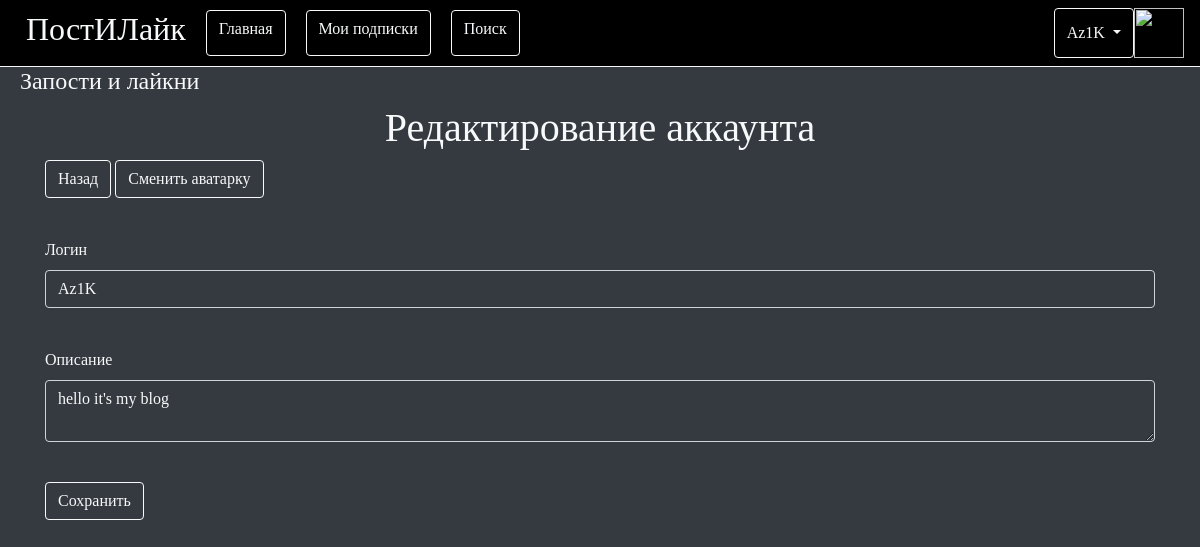
Page /edit_account (signed in) on the earlier database version.
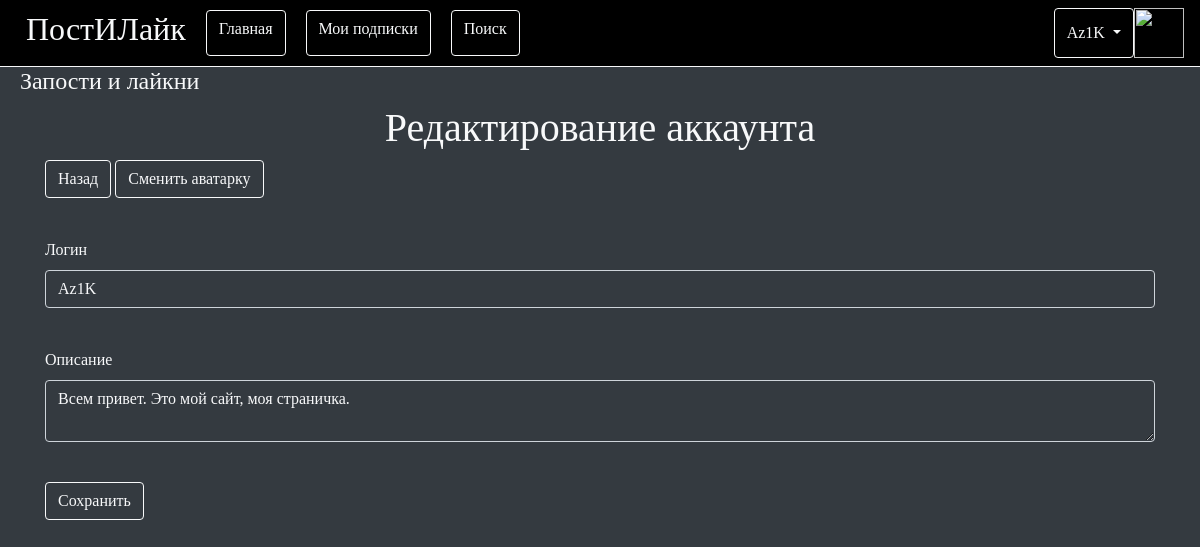
Same page on the later database version.
### data/users.py (models this page shows, shortened)
class User(SqlAlchemyBase, UserMixin, SerializerMixin):
    __tablename__ = 'users'
    id = sqlalchemy.Column(sqlalchemy.Integer, primary_key=True, autoincrement=True)
    login = sqlalchemy.Column(sqlalchemy.String)
    hashed_password = sqlalchemy.Column(sqlalchemy.String)
    registration_date = sqlalchemy.Column(sqlalchemy.DateTime)
    description = sqlalchemy.Column(sqlalchemy.String, default='')
    posts = orm.relation("Post", back_populates='author')
    liked_posts = orm.relation("Post", back_populates='liked_users')
    subscriptions = orm.relation(
        'User',
        secondary=subscriptions_list_table,
        primaryjoin=(subscriptions_list_table.c.user_id == id),
        secondaryjoin=(subscriptions_list_table.c.subscription_id == id),
        lazy='dynamic'
    )
    requested_subscriptions = orm.relation(
        'User',
        secondary=requested_subscriptions_list_table,
        primaryjoin=(requested_subscriptions_list_table.c.user_id == id),
        secondaryjoin=(requested_subscriptions_list_table.c.requested_user_id == id),
        lazy='dynamic'
    )
    subscribers = orm.relation(
        'User',
        secondary=subscribers_list_table,
        primaryjoin=(subscribers_list_table.c.user_id == id),
        secondaryjoin=(subscribers_list_table.c.subscriber_id == id),
        lazy='dynamic'
    )
    requested_subscribers = orm.relation(
        'User',
        secondary=requested_subscribers_list_table,
        primaryjoin=(requested_subscribers_list_table.c.user_id == id),
        secondaryjoin=(requested_subscribers_list_table.c.subscriber_id == id),
        lazy='dynamic'
    )
    private_account = sqlalchemy.Column(sqlalchemy.Boolean, default=False)
    avatar_photo_id = sqlalchemy.Column(sqlalchemy.Integer, default=0)

### main.py (the view, shortened to what this page needs)
@app.route('/edit_account', methods=['GET', 'POST'])
@login_required
def edit_account():
    form = EditAccountForm(obj=current_user)
    return render_template('edit_account.html', form=form)

### forms.py
class EditAccountForm(FlaskForm):
    login = StringField('Логин', validators=[DataRequired()])
    description = TextAreaField('Описание')
    submit = SubmitField('Сохранить')

### data/db_session.py (called while the page is built)
def create_session() -> Session:
    global __factory
    return __factory()

### main.py (called while the page is built)
@login_manager.user_loader
def load_user(user_id):
    session = db_session.create_session()
    return session.query(User).get(user_id)

### templates/edit_account.html (shortened to what this page needs)
{% extends "base.html" %}
{% block content %}
<h1 class="text-light" align="center">Редактирование аккаунта</h1>
<a class="btn btn-outline-light" href='/my_user' style="margin-bottom: 40px">Назад</a>
<a class="btn btn-outline-light" href='/change_avatar' style="margin-bottom: 40px">Сменить аватарку</a>
<form action="" method="post" novalidate>
    {% for field in form if field.name != 'csrf_token' and field.name != 'submit' %}
        <p class="text-light">
            {{ field.label }}<br>
            {{ field(class="form-control bg-dark text-light") }}<br>
        </p>
    {% endfor %}
    <p>{{ form.submit(type="submit", class="btn btn-outline-light") }}</p>
</form>
{% endblock %}

### templates/base.html (shortened to what this page needs)
<!DOCTYPE html>
<html lang="en">
<head>
    <link rel="stylesheet"
          href="https://stackpath.bootstrapcdn.com/bootstrap/4.4.1/css/bootstrap.min.css"
>
</head>
<body class="bg-dark" style="font-family:'Comic Sans MS', cursive">
    <nav class="navbar border-bottom border-light" style="background-color: black">
        <div class="row">
            <a href="/" style="text-decoration: none; margin-left: 25px"><h2 class="text-light">ПостИЛайк</h2></a>
        {% if current_user.is_authenticated %}
            <a href="/" class="btn btn-outline-light" style="margin-left: 20px">Главная</a>
            <a href="/my_subscriptions" class="btn btn-outline-light" style="margin-left: 20px">Мои подписки</a>
            <a href="/search" class="btn btn-outline-light" style="margin-left: 20px">Поиск</a>
        </div>
        <div class="btn-group">
            <button type="button" class="btn btn-outline-light dropdown-toggle" data-toggle="dropdown" aria-haspopup="true" aria-expanded="false">
                {{ current_user.login }}
            </button>
            <a href="/user/{{ current_user.id }}/1"><img width="50px" height="50px" src="/static/img/{{ current_user.avatar_photo_id }}.jpg"></a>
        </div>
        {% else %}
        </div>
        <p>
            <a class="btn btn-outline-light" href="/register">Зарегистрироваться</a>
            <a class="btn btn-outline-light" href="/login">Войти</a>
        </p>
        {% endif %}
    </nav>
    <h4 class="text-light" style="margin-left: 20px">Запости и лайкни</h4>
    <main role="main" class="container">
        {% block content %}{% endblock %}
    </main>
</body>
</html>

Differences in the rows shown:
changed User "Az1K": description "hello it's my blog" → "Всем привет. Это мой сайт, моя страничка."
